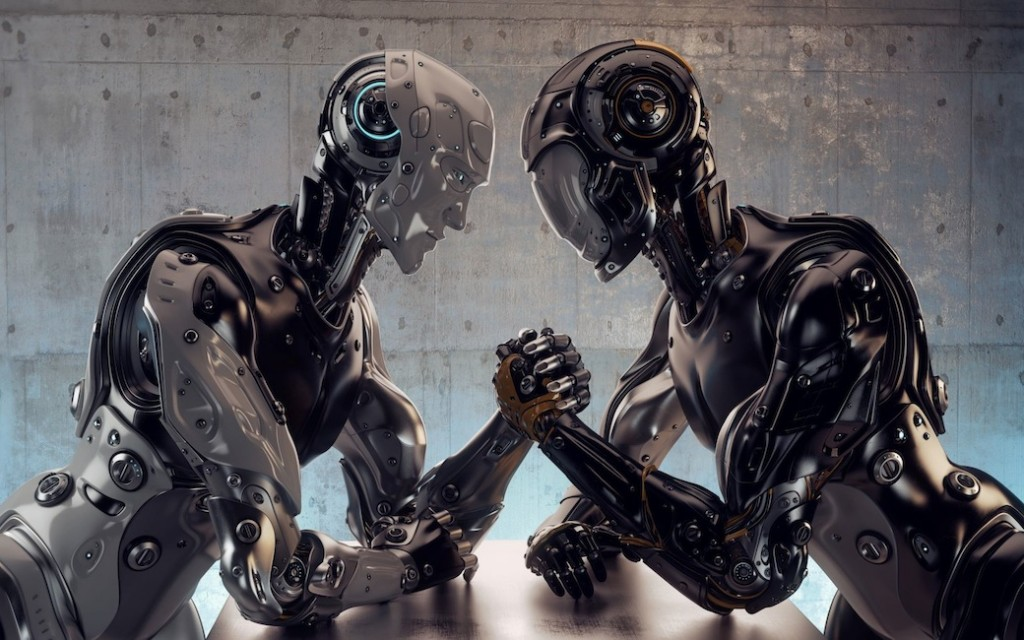
#> input picture opencv-python/robots.jpg, 1024 x 640 px
$ python tut10_thresholding.py
#> lines starting #> are read from the running program, lines starting #| are printed output that depends on the picture; after the words box and inside, x2 and y2 are one past the last pixel; in counts of white or black regions, pixels touching at a corner belong together
# python3 script using opencv
#image thresholding
# http://docs.opencv.org/3.0-beta/doc/py_tutorials/py_imgproc/py_thresholding/py_thresholding.html


import cv2
import numpy as np
from matplotlib import pyplot as plot

# load image as grayscale
img = cv2.imread('robots.jpg',0)
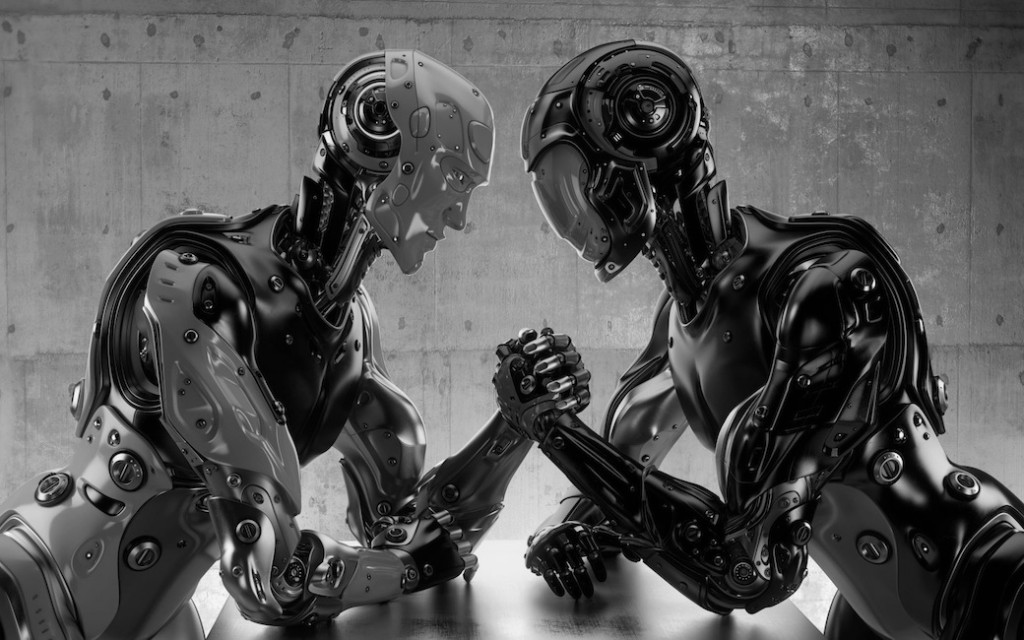
#> img: shape (640, 1024); min 0, max 255, mean 87.4

ret, threshImg1 = cv2.threshold(img,127,255, cv2.THRESH_BINARY)
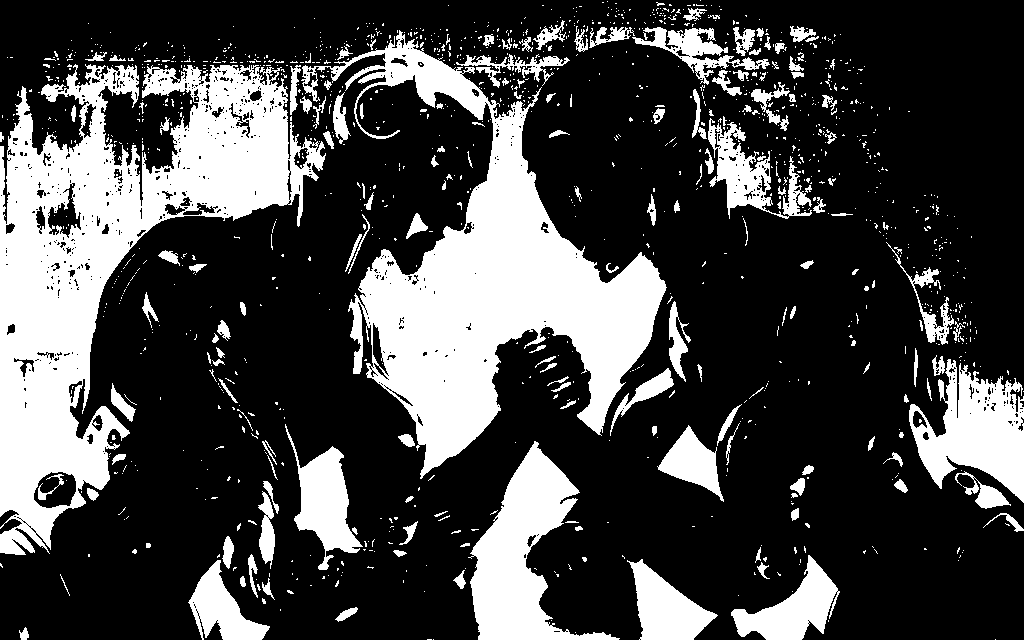
#> threshImg1: shape (640, 1024); 27.2% white; 1324 white regions (1152 under 20 px), largest, box (x1, y1, x2, y2) and area: (0, 64, 326, 555) 59525, (301, 30, 667, 479) 52414, (468, 441, 620, 640) 12133
ret, threshImg2 = cv2.threshold(img,127,255, cv2.THRESH_BINARY_INV)
ret, threshImg3 = cv2.threshold(img,127,255, cv2.THRESH_TRUNC)
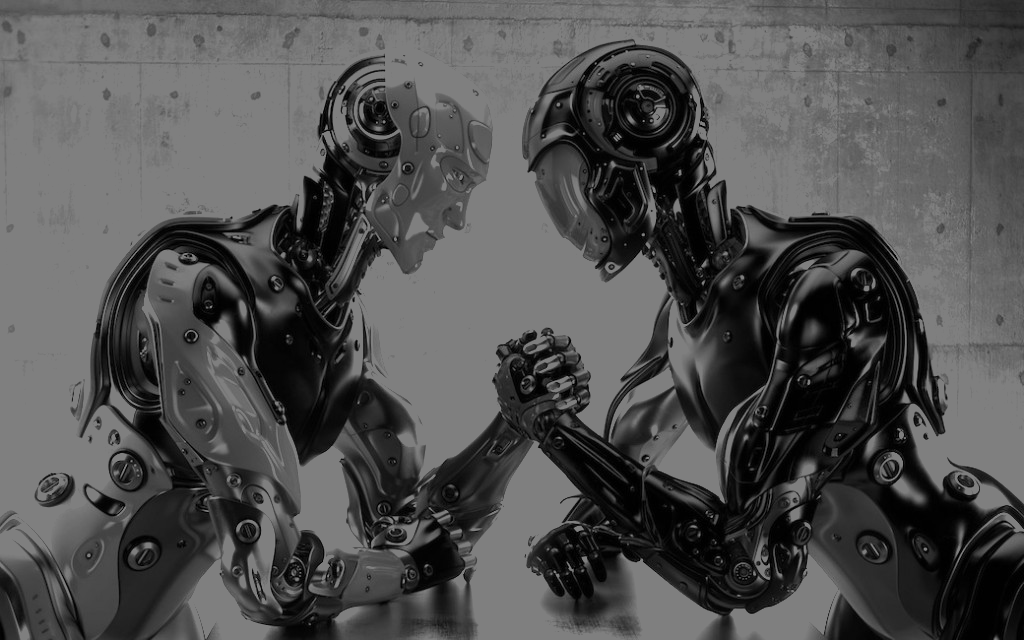
#> threshImg3: shape (640, 1024); min 0, max 127, mean 79.2
ret, threshImg4 = cv2.threshold(img,127,255, cv2.THRESH_TOZERO)
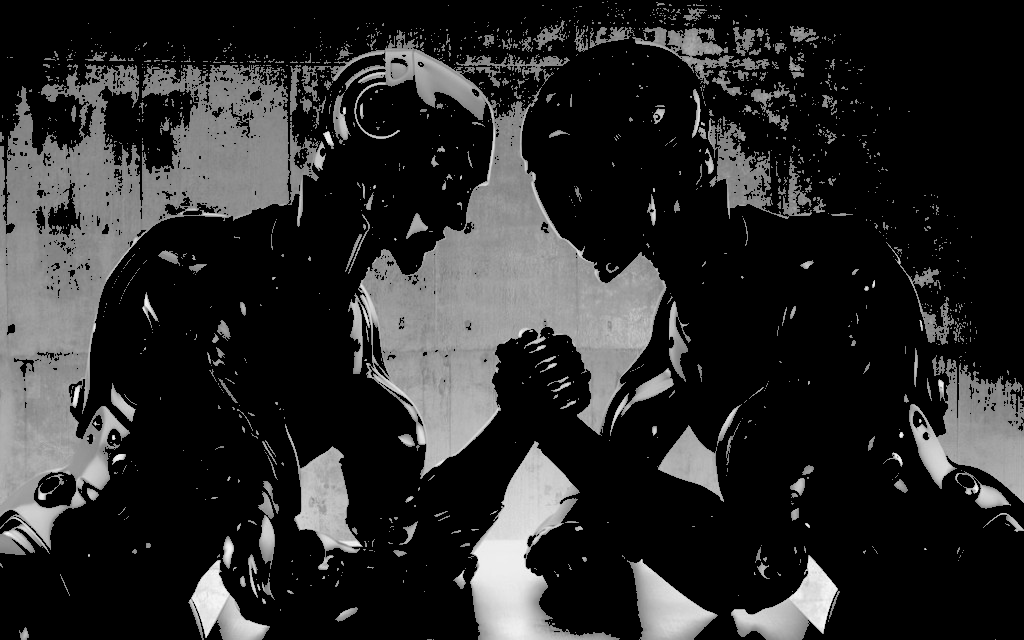
#> threshImg4: shape (640, 1024); min 0, max 255, mean 42.8
ret, threshImg5 = cv2.threshold(img,127,255, cv2.THRESH_TOZERO_INV)
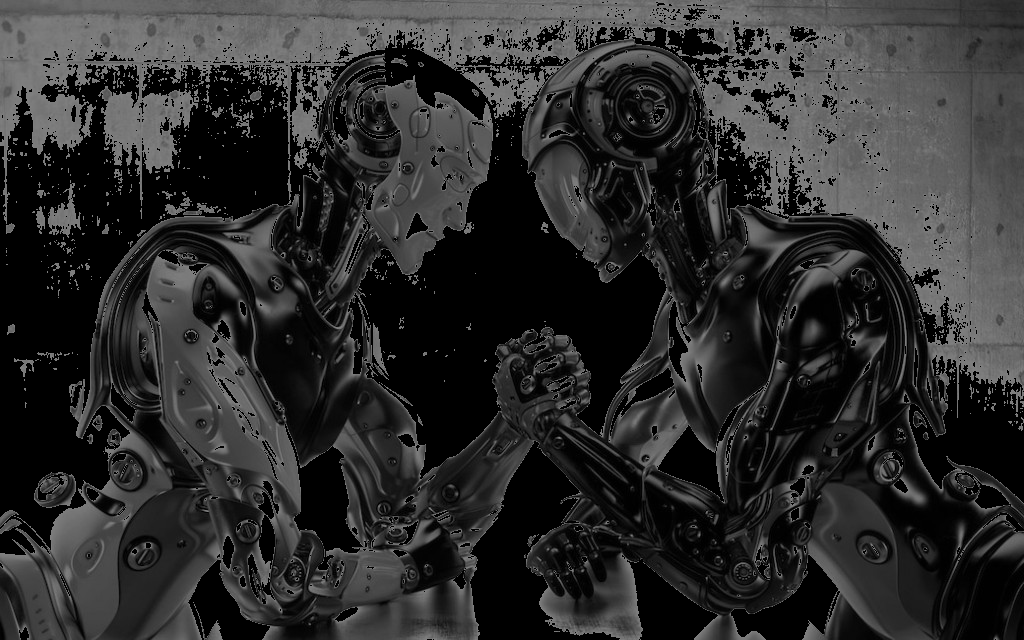
#> threshImg5: shape (640, 1024); min 0, max 127, mean 44.6
#					params(image, bounds, threshold type)

titles = ['original', 'binary', 'binary inverse', 'truncated', 'to zero', 'to zero inverse']
images = [img, threshImg1, threshImg2, threshImg3, threshImg4, threshImg5]

for i in range(6):
	plot.subplot(2,3,i+1)
	plot.imshow(images[i],'gray')

	plot.title(titles[i])
	plot.xticks([])
	plot.yticks([])

plot.show()

$ run again, with opencv-python/blocks.jpg copied over opencv-python/robots.jpg
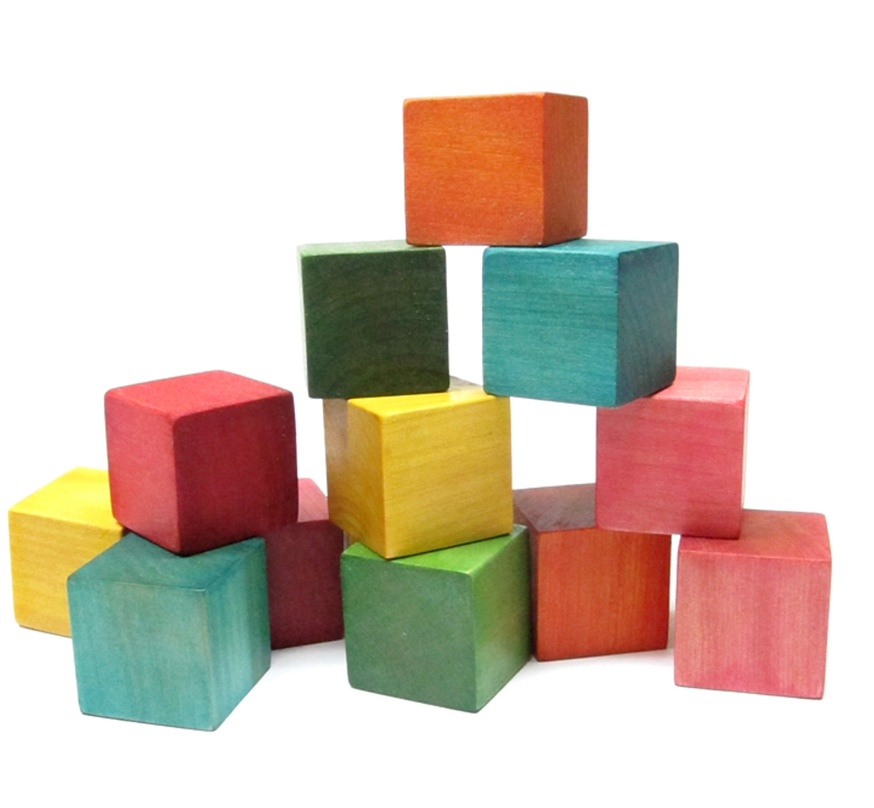
#> input picture opencv-python/blocks.jpg, 874 x 808 px, shrunk from 1500 x 1387 before the run
#> `ret, threshImg1 = cv2.threshold(img,127,255, cv2.THRESH_BINARY)`:
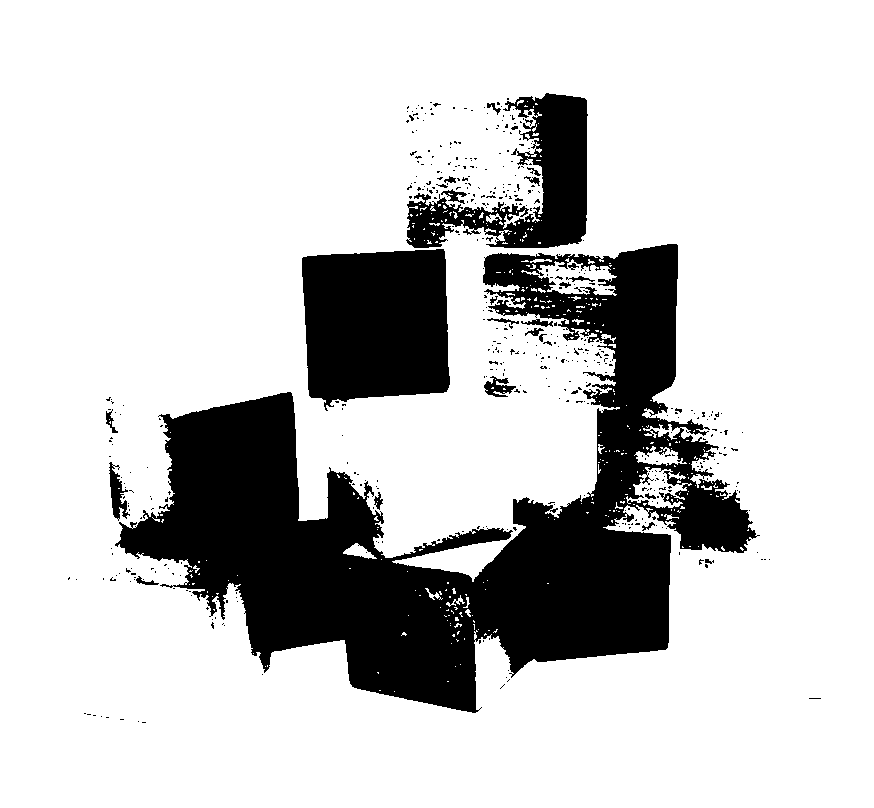
#> threshImg1: shape (808, 874); 79.5% white; 493 black regions (466 under 20 px), largest, box (x1, y1, x2, y2) and area: (115, 244, 760, 713) 108829, (302, 249, 450, 411) 20510, (406, 93, 588, 248) 11565
#> `ret, threshImg5 = cv2.threshold(img,127,255, cv2.THRESH_TOZERO_INV)`:
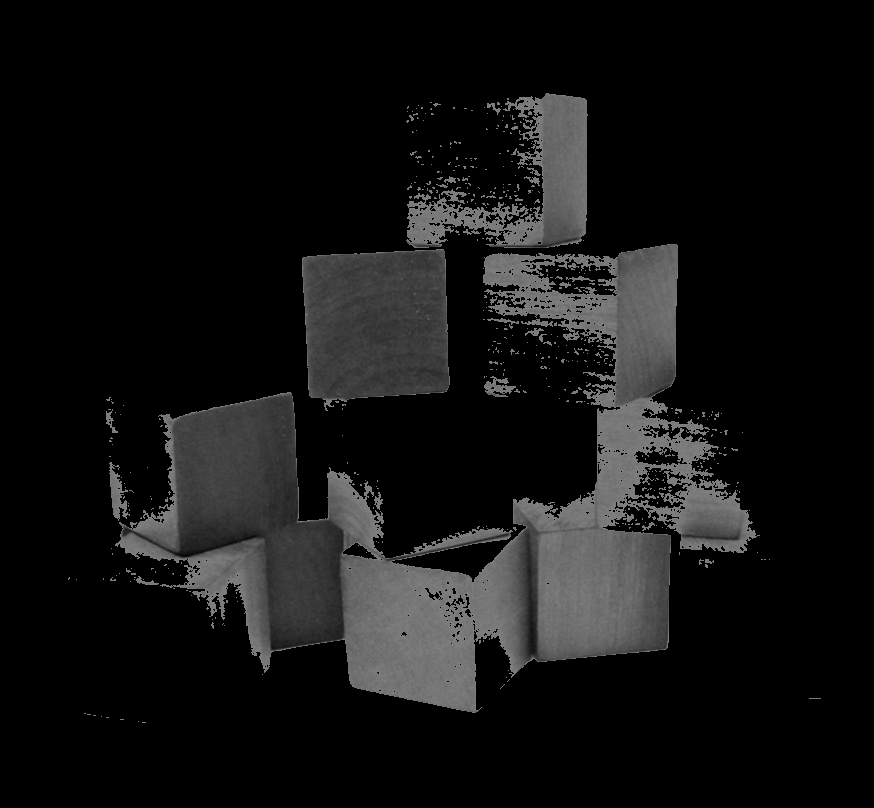
#> threshImg5: shape (808, 874); min 0, max 127, mean 19
